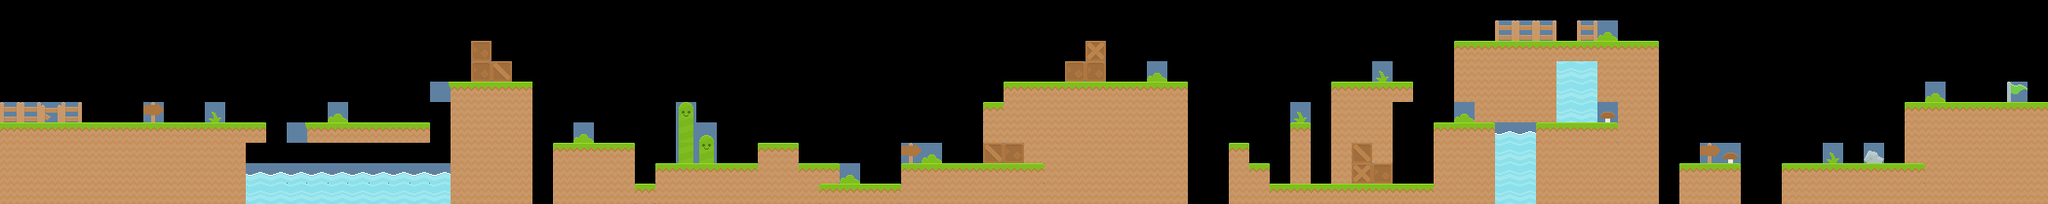

Below is a game level as drawn by its tile map, then a one-line description and the .tmx that defines it (tile-layer data replaced by summaries):
An orthogonal 100x10 tile map with 21x21 px tiles, 3 tile layers (background1, background2, platforms).

<map version="1.0" tiledversion="1.0.3" orientation="orthogonal" renderorder="right-down" width="100" height="10" tilewidth="21" tileheight="21" nextobjectid="1">
 <tileset firstgid="1" name="k5" tilewidth="21" tileheight="21" spacing="2" margin="1" tilecount="1024" columns="30" backgroundcolor="#00ffffff">
  <image source="public/assets/spritesheet_fix.png" trans="5e81a2" width="691" height="691" />
 </tileset>
 <layer name="background1" width="100" height="10">
  <data>[1000 cells, 350 non-empty, 14 distinct tile ids]</data>
 </layer>
 <layer name="background2" width="100" height="10">
  <data>[1000 cells, 136 non-empty, 13 distinct tile ids]</data>
 </layer>
 <layer name="platforms" width="100" height="10">
  <data>[1000 cells, 109 non-empty, 5 distinct tile ids]</data>
 </layer>
</map>